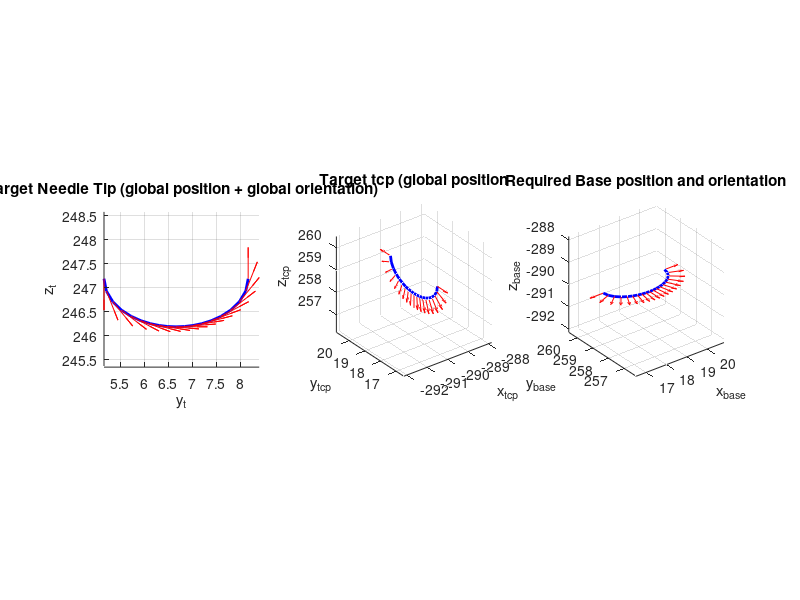

This chart was generated by the following MATLAB code:
% 
%
%   Computation of the trajectory and orientation for an elipse
%
%       x-side = a
%       y-side = b
%       Using a parametric equation as a function of phi (angle)
%
%   2024-06-07

clear all
clf

a = 1.5;
b = 1.0;
k = (a^2 - b^2) / a^2;
Rn = 12;
theta_h = + 90 / 180 * pi;

elipse_center_global = [(- 289.997) (+ 6.666) (+ 247.185)]';

R_global2base = [0 1 0;
                 0 0 1;
                 1 0 0];
d_global2base = 0 * [(+ 30) (+ 30) (+ 30)]';
T_global2base = R_global2base;
T_global2base(:, 4) = d_global2base;
T_global2base(4, :) = [0 0 0 1];

R_base2global = R_global2base';
d_base2global = - R_base2global * d_global2base;
T_base2global = R_base2global;
T_base2global(:, 4) = d_base2global;
T_base2global(4, :) = [0 0 0 1];

R_tcp2t = [1   0                            0;
           0   (cos(theta_h - pi / 2))     (- sin(theta_h - pi / 2));
           0   (sin(theta_h - pi / 2))     (cos(theta_h - pi / 2))];
d_tcp2t = [0 (- Rn * sin(theta_h)) (Rn * (cos(theta_h) - 1))]';
T_tcp2t = R_tcp2t;
T_tcp2t(:, 4) = d_tcp2t;
T_tcp2t(4, :) = [0 0 0 1];

R_t2tcp = R_tcp2t';
d_t2tcp = - R_tcp2t * d_tcp2t;
T_t2tcp = R_t2tcp;
T_t2tcp(:, 4) = d_t2tcp;
T_t2tcp(4, :) = [0 0 0 1];

R_x_m90 = [1 0 0;
            0 cos(- pi / 2) (- sin(- pi / 2));
            0 sin(- pi / 2) cos(- pi / 2)];

phi_deg = 180 : 10 : 360;
phi = phi_deg * pi / 180;
delta_z = 0.0;

for i = 1:1:19
    P_r(i) = sqrt(b^2 / (1 - k * (cos(phi(i)))^2));
    P_t(:, i) = [0.0 (P_r(i) * cos(phi(i))) (P_r(i) * sin(phi(i)))]' + elipse_center_global + [0 0 delta_z]';

    P_r_dot(i) = (-0.5 * b * sin(2 * phi(i)) * k) / (1 - k * (cos(phi(i)))^2)^1.5;
    O_t(:, i) = [0;
                    (- P_r(i) * sin(phi(i)) + P_r_dot(i) * cos(phi(i)));
                    (+ P_r(i) * cos(phi(i)) + P_r_dot(i) * sin(phi(i)))];
    O_mag = norm(O_t(:, i));
    O_t(:, i) = O_t(:, i) / O_mag;
    
    P_t_homogen = [P_t(:, i)' 1]';
    P_tcp_homogen = T_t2tcp * P_t_homogen;
    P_tcp(:, i) = P_tcp_homogen(1:3);
    O_tcp(:, i) = R_x_m90 * R_t2tcp * O_t(:, i);

    P_base_homogen = T_global2base * P_tcp_homogen;
    P_base(:, i) = P_base_homogen(1:3);
    O_base(:, i) = R_global2base * O_tcp(:, i);
    
    if i > 10
        delta_z = delta_z + 0* 0.2;
    end

end  

figure(1)
    subplot(1,3,1)
        plot3(P_t(1, :), P_t(2, :), P_t(3, :), 'b', "linewidth", 2)
        title('Target Needle Tip (global position + global orientation)')
        hold on
        quiver3(P_t(1, :), P_t(2, :), P_t(3, :), O_t(1, :), O_t(2, :), O_t(3, :), "r")
        hold off
        axis equal
        view(90, 0)
        xlabel('x_t')
        ylabel('y_t')
        zlabel('z_t')
        grid
        
    subplot(1,3,2)
        plot3(P_tcp(1, :), P_tcp(2, :), P_tcp(3, :), 'b', "linewidth", 2)
        title('Target tcp (global position')
        hold on
        quiver3(P_tcp(1, :), P_tcp(2, :), P_tcp(3, :), O_tcp(1, :), O_tcp(2, :), O_tcp(3, :), "r")
        hold off
        axis equal
%        view(90, 0)
        xlabel('x_t_c_p')
        ylabel('y_t_c_p')
        zlabel('z_t_c_p')
        grid
        
    subplot(1,3,3)
        plot3(P_base(1, :), P_base(2, :), P_base(3, :), 'b', "linewidth", 2)
        title('Required Base position and orientation')
        hold on
        quiver3(P_base(1, :), P_base(2, :), P_base(3, :), O_base(1, :), O_base(2, :), O_base(3, :), "r")
        hold off
        axis equal
%         view(0, 90)
        xlabel('x_b_a_s_e')
        ylabel('y_b_a_s_e')
        zlabel('z_b_a_s_e')
        grid
